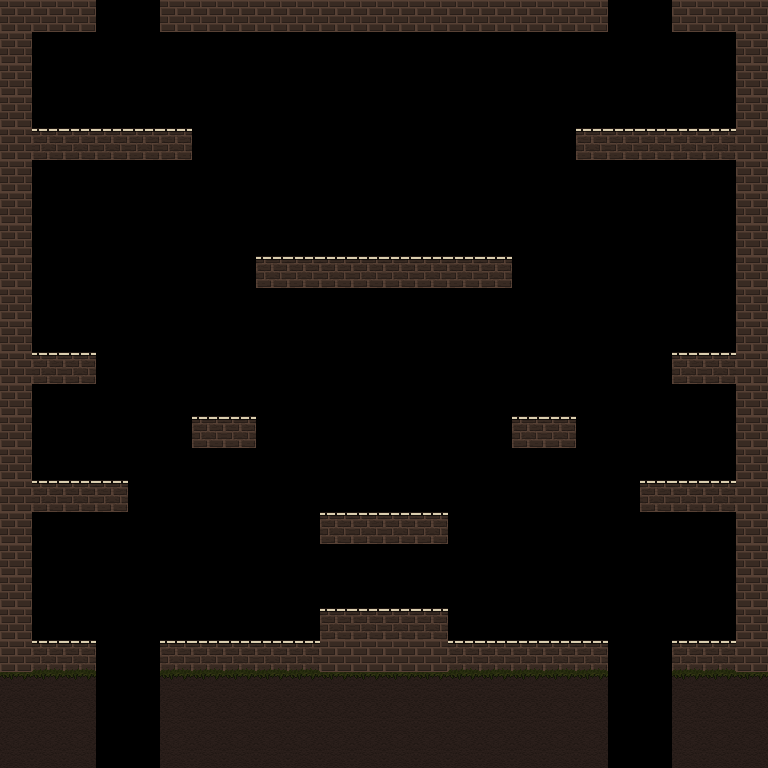

This game map was drawn from its Tiled (.tmx) file and the tilesets committed beside it. A one-line description and the full map source follow:
An orthogonal 24x24 tile map with 32x32 px tiles, 1 tile layer (MAP), 6 tilesets and 8 objects.

<map version="1.0" tiledversion="1.1.2" orientation="orthogonal" renderorder="right-down" width="24" height="24" tilewidth="32" tileheight="32" infinite="0" nextobjectid="61">
 <tileset firstgid="1" source="brickFloorGrass.tsx" />
 <tileset firstgid="2" source="dirt.tsx" />
 <tileset firstgid="3" source="grass.tsx" />
 <tileset firstgid="4" source="brick.tsx" />
 <tileset firstgid="5" source="brickDirty.tsx" />
 <tileset firstgid="6" source="brickFloor.tsx" />
 <layer name="MAP" width="24" height="24">
  <data encoding="csv">
4,4,4,0,0,4,4,4,4,4,4,4,4,4,4,4,4,4,4,0,0,4,4,4,
4,0,0,0,0,0,0,0,0,0,0,0,0,0,0,0,0,0,0,0,0,0,0,4,
4,0,0,0,0,0,0,0,0,0,0,0,0,0,0,0,0,0,0,0,0,0,0,4,
4,0,0,0,0,0,0,0,0,0,0,0,0,0,0,0,0,0,0,0,0,0,0,4,
4,6,6,6,6,6,0,0,0,0,0,0,0,0,0,0,0,0,6,6,6,6,6,4,
4,0,0,0,0,0,0,0,0,0,0,0,0,0,0,0,0,0,0,0,0,0,0,4,
4,0,0,0,0,0,0,0,0,0,0,0,0,0,0,0,0,0,0,0,0,0,0,4,
4,0,0,0,0,0,0,0,0,0,0,0,0,0,0,0,0,0,0,0,0,0,0,4,
4,0,0,0,0,0,0,0,6,6,6,6,6,6,6,6,0,0,0,0,0,0,0,4,
4,0,0,0,0,0,0,0,0,0,0,0,0,0,0,0,0,0,0,0,0,0,0,4,
4,0,0,0,0,0,0,0,0,0,0,0,0,0,0,0,0,0,0,0,0,0,0,4,
4,6,6,0,0,0,0,0,0,0,0,0,0,0,0,0,0,0,0,0,0,6,6,4,
4,0,0,0,0,0,0,0,0,0,0,0,0,0,0,0,0,0,0,0,0,0,0,4,
4,0,0,0,0,0,6,6,0,0,0,0,0,0,0,0,6,6,0,0,0,0,0,4,
4,0,0,0,0,0,0,0,0,0,0,0,0,0,0,0,0,0,0,0,0,0,0,4,
4,6,6,6,0,0,0,0,0,0,0,0,0,0,0,0,0,0,0,0,6,6,6,4,
4,0,0,0,0,0,0,0,0,0,6,6,6,6,0,0,0,0,0,0,0,0,0,4,
4,0,0,0,0,0,0,0,0,0,0,0,0,0,0,0,0,0,0,0,0,0,0,4,
4,0,0,0,0,0,0,0,0,0,0,0,0,0,0,0,0,0,0,0,0,0,0,4,
4,0,0,0,0,0,0,0,0,0,6,6,6,6,0,0,0,0,0,0,0,0,0,4,
4,1,1,0,0,1,1,1,1,1,4,4,4,4,1,1,1,1,1,0,0,1,1,4,
3,3,3,0,0,3,3,3,3,3,3,3,3,3,3,3,3,3,3,0,0,3,3,3,
2,2,2,0,0,2,2,2,2,2,2,2,2,2,2,2,2,2,2,0,0,2,2,2,
2,2,2,0,0,2,2,2,2,2,2,2,2,2,2,2,2,2,2,0,0,2,2,2
</data>
 </layer>
 <objectgroup name="collision-layer">
  <object id="53" x="160" y="640">
   <polyline points="0,0 0,128 448,128 448,0 288,0 288,-32 160,-32 160,0 0,0" />
  </object>
  <object id="54" x="672" y="768">
   <polyline points="0,0 0,-128 64,-128 64,-256 -32,-256 -32,-288 64,-288 64,-384 0,-384 0,-416 64,-416 64,-608 -96,-608 -96,-640 64,-640 64,-736 0,-736 0,-768 96,-768 96,0 0,0" />
  </object>
  <object id="55" x="160" y="0">
   <polyline points="0,0 0,32 448,32 448,0 0,0" />
  </object>
  <object id="56" x="96" y="0">
   <polyline points="0,0 0,32 -64,32 -64,128 96,128 96,160 -64,160 -64,352 0,352 0,384 -64,384 -64,480 32,480 32,512 -64,512 -64,640 0,640 0,672 0,768 -96,768 -96,0 0,0" />
  </object>
  <object id="57" x="256" y="256">
   <polyline points="0,0 256,0 256,32 0,32 0,0" />
  </object>
  <object id="58" x="256" y="416">
   <polyline points="0,0 -64,0 -64,32 0,32 0,0" />
  </object>
  <object id="59" x="512" y="416">
   <polyline points="0,0 64,0 64,32 0,32 0,0" />
  </object>
  <object id="60" x="320" y="512">
   <polyline points="0,0 128,0 128,32 0,32 0,0" />
  </object>
 </objectgroup>
</map>
